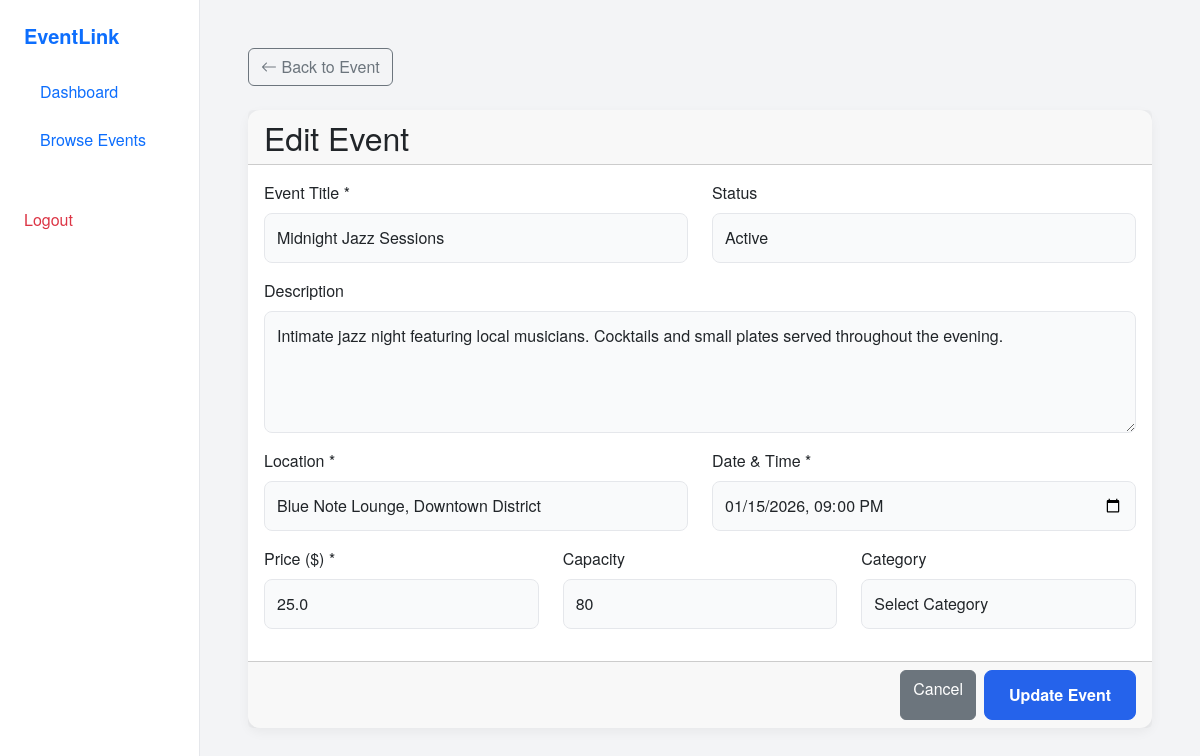
The app's page /edit_event/1 (signed in) with its own data.
### tables this page shows
CREATE TABLE events (
        id INTEGER PRIMARY KEY AUTOINCREMENT,
        organizer_id INTEGER,
        title TEXT NOT NULL,
        description TEXT,
        location TEXT NOT NULL,
        date_time TEXT NOT NULL,
        price REAL NOT NULL,
        capacity INTEGER,
        category TEXT,
        status TEXT DEFAULT 'active',
        image_url TEXT DEFAULT 'https://images.unsplash.com/photo-1566737236500-c8ac43014a67?auto=format&fit=crop&w=800&q=80',
        created_at TEXT DEFAULT CURRENT_TIMESTAMP,
        FOREIGN KEY (organizer_id) REFERENCES users (id)
    );

### app.py (the view, shortened to what this page needs)
@app.route('/edit_event/<int:event_id>', methods=['GET', 'POST'])
def edit_event(event_id):
    if 'user_id' not in session:
        return redirect(url_for('login'))
    conn = get_db()
    event = conn.execute('SELECT * FROM events WHERE id = ? AND organizer_id = ?',
                        (event_id, session['user_id'])).fetchone()
    if not event:
        flash('Event not found or unauthorized')
        return redirect(url_for('dashboard'))
    categories = conn.execute('SELECT * FROM categories').fetchall()
    conn.close()
    return render_template('edit_event.html', event=event, categories=categories)

### app.py (called while the page is built)
def get_db():
    conn = sqlite3.connect(DB_NAME)
    conn.row_factory = sqlite3.Row
    return conn

### templates/edit_event.html (shortened to what this page needs)
{% extends "layout.html" %}
{% block content %}
<div class="row">
    <div class="col-md-2 sidebar p-4">
        <h5 class="fw-bold text-primary mb-4">EventLink</h5>
        <div class="nav flex-column">
            <a href="{{ url_for('dashboard') }}" class="nav-link mb-2">Dashboard</a>
            <a href="{{ url_for('events_list') }}" class="nav-link">Browse Events</a>
        </div>
        <a href="/logout" class="nav-link mt-5 text-danger">Logout</a>
    </div>
    <div class="col-md-10 p-5">
        <div class="mb-4">
            <a href="{{ url_for('event_detail', event_id=event.id) }}" class="btn btn-outline-secondary">
                <i class="bi bi-arrow-left"></i> Back to Event
            </a>
        </div>
        <div class="card">
            <div class="card-header">
                <h2 class="card-title mb-0">Edit Event</h2>
            </div>
            <form action="{{ url_for('edit_event', event_id=event.id) }}" method="POST">
                <div class="card-body">
                    <div class="row">
                        <div class="col-md-6 mb-3">
                            <label class="form-label">Event Title *</label>
                            <input type="text" name="title" class="form-control" value="{{ event.title }}" required>
                        </div>
                        <div class="col-md-6 mb-3">
                            <label class="form-label">Status</label>
                            <select name="status" class="form-control">
                                <option value="active" {% if event.status == 'active' %}selected{% endif %}>Active</option>
                            </select>
                        </div>
                    </div>
                    <div class="mb-3">
                        <label class="form-label">Description</label>
                        <textarea name="description" class="form-control" rows="4">{{ event.description or '' }}</textarea>
                    </div>
                    <div class="row">
                        <div class="col-md-6 mb-3">
                            <label class="form-label">Location *</label>
                            <input type="text" name="location" class="form-control" value="{{ event.location }}" required>
                        </div>
                        <div class="col-md-6 mb-3">
                            <label class="form-label">Date & Time *</label>
                            <input type="datetime-local" name="date_time" class="form-control"
                                   value="{{ event.date_time.replace(' ', 'T') }}" required>
                        </div>
                    </div>
                    <div class="row">
                        <div class="col-md-4 mb-3">
                            <label class="form-label">Price ($) *</label>
                            <input type="number" name="price" step="0.01" min="0" class="form-control"
                                   value="{{ event.price }}" required>
                        </div>
                        <div class="col-md-4 mb-3">
                            <label class="form-label">Capacity</label>
                            <input type="number" name="capacity" min="1" class="form-control"
                                   value="{{ event.capacity or '' }}" placeholder="Leave blank for unlimited">
                        </div>
                        <div class="col-md-4 mb-3">
                            <label class="form-label">Category</label>
                            <select name="category" class="form-control">
                                <option value="">Select Category</option>
                            </select>
                        </div>
                    </div>
                </div>
                <div class="card-footer">
                    <div class="d-grid gap-2 d-md-flex justify-content-md-end">
                        <a href="{{ url_for('event_detail', event_id=event.id) }}" class="btn btn-secondary">Cancel</a>
                        <button type="submit" class="btn btn-primary">Update Event</button>
                    </div>
                </div>
            </form>
        </div>
    </div>
</div>
{% endblock %}

### templates/layout.html (style rules this page uses)
:root { --color-bg-main: #f3f4f6; --color-bg-sidebar: #ffffff; --color-card: #ffffff; --color-primary: #2563eb; --color-text-main: #111827; --color-text-muted: #6b7280; }
body { background-color: var(--color-bg-main); font-family: "Helvetica Neue", Helvetica, Arial, sans-serif; color: var(--color-text-main); }
.sidebar { background: var(--color-bg-sidebar); min-height: 100vh; border-right: 1px solid #e5e7eb; }
.card { border: none; border-radius: 12px; box-shadow: 0 4px 12px rgba(0,0,0,0.05); background: var(--color-card); }
.btn-primary { background-color: var(--color-primary); border-color: var(--color-primary); border-radius: 8px; padding: 0.75rem 1.5rem; font-weight: 600; }
.form-control { background-color: #f9fafb; border: 1px solid #e5e7eb; padding: 0.75rem; border-radius: 8px; }

### records on screen
events: title "Midnight Jazz Sessions", status "Active", description "Intimate jazz night featuring local musicians. Cocktails and small plates served throughout the evening.", location "Blue Note Lounge, Downtown District", date_time "01/15/2026 21:00", price "25.0", capacity "80"
